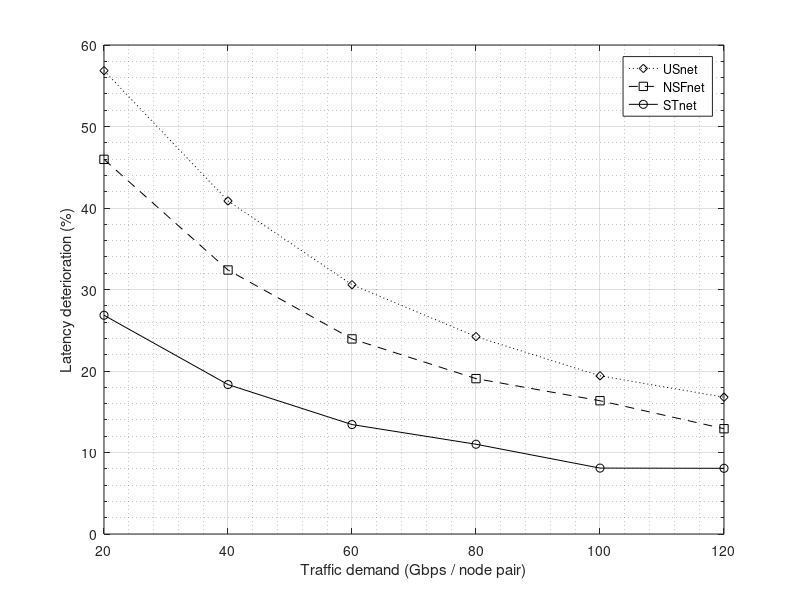

The MATLAB script that drew this image:
figureName = 'refreshFig.8_5b-latency-deteriorate-Multihop-vs-Direct';   % <- change per figure
graphics_toolkit('qt');

% ---- Set figure appearance ----
set(gcf, 'Color', 'w');                     % white background
%set(gca, 'FontSize', 14, 'LineWidth', 1.0);
box on;
grid on;

## ComparePower6nodes_labels_final.m
close all; clf;
%figure(1, 'position',[100,100,720,540]);

% LatRelDeterMhp2DrcSingleQ3nets.m
% LatRelDeterMhp2DrcSingleQ3nets.png

relSingleQueueMultihop2Direct6n = [20, 26.841; 40, 18.335; 60, 13.428; 80, 11.014; 100, 8.088; 120, 8.062]
relSingleQueueMultihop2Direct14n = [20, 45.969; 40, 32.391; 60, 23.938; 80, 19.065; 100, 16.353; 120, 12.918]
relSingleQueueMultihop2Direct24n = [20, 56.855; 40, 40.865; 60, 30.590; 80, 24.222; 100, 19.412; 120, 16.783]

relSingleQueueMultihop2Direct6nY = relSingleQueueMultihop2Direct6n(:,2)
relSingleQueueMultihop2Direct14nY = relSingleQueueMultihop2Direct14n(:,2)
relSingleQueueMultihop2Direct24nY = relSingleQueueMultihop2Direct24n(:,2)

x = [1, 2, 3, 4, 5, 6];  % x-axis data points

labels = {'20','40','60','80','100','120'};

plot(x, relSingleQueueMultihop2Direct24nY, 'k:d', x, relSingleQueueMultihop2Direct14nY, 'k--s', x, relSingleQueueMultihop2Direct6nY, 'k-o');

xlim([1, 6]);

minA = min(relSingleQueueMultihop2Direct6nY)
minB = min(relSingleQueueMultihop2Direct14nY)
minC = min(relSingleQueueMultihop2Direct24nY)
a = min([minA, minB, minC])

maxA = max(relSingleQueueMultihop2Direct6nY)
maxB = max(relSingleQueueMultihop2Direct14nY)
maxC = max(relSingleQueueMultihop2Direct24nY)
b = max([maxA, maxB, maxC])

ylim([0 60])

xticks([1 2 3 4 5 6]);

xticklabels(labels);


% Set the y-axis with minor gridlines
set(gca, 'YMinorTick', 'on'); % Turn on minor ticks
set(gca, 'YGrid', 'on');      % Enable grid for the y-axis
set(gca, 'YMinorGrid', 'on'); % Enable minor gridlines
grid on;

xlabel('Traffic demand (Gbps / node pair)');

ylabel('Latency deterioration (%)');

#title('Latency deterioration of Single Q: Multi-hop Bypass relative to Single Q: Direct bypass (Sim, Single Q)');

legend('USnet', 'NSFnet', 'STnet', 'Location', 'northeast');

% High-resolution TIFF (Elsevier standard for print)
print([figureName '.png'], '-dpng', '-r600');
fprintf('Done! Exported %s.png at 600 DPI.\n', figureName);
